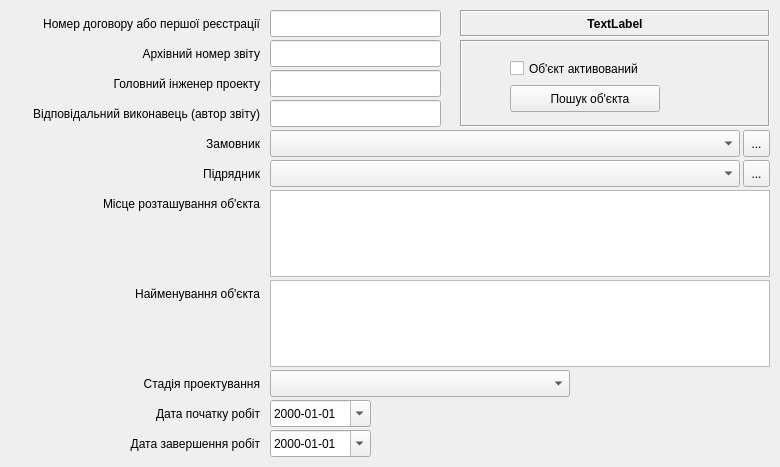
<?xml version="1.0" encoding="UTF-8"?>
<ui version="4.0">
 <class>Obekt_win</class>
 <widget class="QWidget" name="Obekt_win">
  <property name="geometry">
   <rect>
    <x>0</x>
    <y>0</y>
    <width>780</width>
    <height>467</height>
   </rect>
  </property>
  <property name="contextMenuPolicy">
   <enum>Qt::NoContextMenu</enum>
  </property>
  <property name="windowTitle">
   <string>Характеристика об'єкта</string>
  </property>
  <property name="windowIcon">
   <iconset>
    <normaloff>../icons/16x16/applications-engineering.png</normaloff>../icons/16x16/applications-engineering.png</iconset>
  </property>
  <widget class="QLabel" name="label_7">
   <property name="geometry">
    <rect>
     <x>10</x>
     <y>280</y>
     <width>250</width>
     <height>27</height>
    </rect>
   </property>
   <property name="frameShadow">
    <enum>QFrame::Plain</enum>
   </property>
   <property name="text">
    <string>Найменування об'єкта</string>
   </property>
   <property name="alignment">
    <set>Qt::AlignRight|Qt::AlignTrailing|Qt::AlignVCenter</set>
   </property>
  </widget>
  <widget class="QLabel" name="label_5">
   <property name="geometry">
    <rect>
     <x>10</x>
     <y>160</y>
     <width>250</width>
     <height>27</height>
    </rect>
   </property>
   <property name="frameShadow">
    <enum>QFrame::Plain</enum>
   </property>
   <property name="text">
    <string>Підрядник</string>
   </property>
   <property name="alignment">
    <set>Qt::AlignRight|Qt::AlignTrailing|Qt::AlignVCenter</set>
   </property>
  </widget>
  <widget class="QLineEdit" name="lineEdit">
   <property name="geometry">
    <rect>
     <x>270</x>
     <y>40</y>
     <width>171</width>
     <height>27</height>
    </rect>
   </property>
  </widget>
  <widget class="QLineEdit" name="lineEdit_2">
   <property name="geometry">
    <rect>
     <x>270</x>
     <y>70</y>
     <width>171</width>
     <height>27</height>
    </rect>
   </property>
  </widget>
  <widget class="QLabel" name="label">
   <property name="geometry">
    <rect>
     <x>10</x>
     <y>40</y>
     <width>250</width>
     <height>27</height>
    </rect>
   </property>
   <property name="frameShadow">
    <enum>QFrame::Plain</enum>
   </property>
   <property name="text">
    <string>Архівний номер звіту</string>
   </property>
   <property name="alignment">
    <set>Qt::AlignRight|Qt::AlignTrailing|Qt::AlignVCenter</set>
   </property>
  </widget>
  <widget class="QTextEdit" name="textEdit_2">
   <property name="geometry">
    <rect>
     <x>270</x>
     <y>280</y>
     <width>500</width>
     <height>87</height>
    </rect>
   </property>
   <property name="frameShape">
    <enum>QFrame::StyledPanel</enum>
   </property>
   <property name="tabChangesFocus">
    <bool>true</bool>
   </property>
  </widget>
  <widget class="QLabel" name="label_6">
   <property name="geometry">
    <rect>
     <x>10</x>
     <y>190</y>
     <width>250</width>
     <height>27</height>
    </rect>
   </property>
   <property name="frameShadow">
    <enum>QFrame::Plain</enum>
   </property>
   <property name="text">
    <string>Місце розташування об'єкта</string>
   </property>
   <property name="alignment">
    <set>Qt::AlignRight|Qt::AlignTrailing|Qt::AlignVCenter</set>
   </property>
  </widget>
  <widget class="QLabel" name="label_9">
   <property name="geometry">
    <rect>
     <x>10</x>
     <y>430</y>
     <width>250</width>
     <height>27</height>
    </rect>
   </property>
   <property name="frameShadow">
    <enum>QFrame::Plain</enum>
   </property>
   <property name="text">
    <string>Дата завершення робіт</string>
   </property>
   <property name="alignment">
    <set>Qt::AlignRight|Qt::AlignTrailing|Qt::AlignVCenter</set>
   </property>
  </widget>
  <widget class="QLineEdit" name="lineEdit_3">
   <property name="geometry">
    <rect>
     <x>270</x>
     <y>100</y>
     <width>171</width>
     <height>27</height>
    </rect>
   </property>
  </widget>
  <widget class="QLabel" name="label_3">
   <property name="geometry">
    <rect>
     <x>10</x>
     <y>100</y>
     <width>250</width>
     <height>27</height>
    </rect>
   </property>
   <property name="frameShadow">
    <enum>QFrame::Plain</enum>
   </property>
   <property name="text">
    <string>Відповідальний виконавець (автор звіту)</string>
   </property>
   <property name="alignment">
    <set>Qt::AlignRight|Qt::AlignTrailing|Qt::AlignVCenter</set>
   </property>
  </widget>
  <widget class="QLabel" name="label_4">
   <property name="geometry">
    <rect>
     <x>10</x>
     <y>130</y>
     <width>250</width>
     <height>27</height>
    </rect>
   </property>
   <property name="frameShadow">
    <enum>QFrame::Plain</enum>
   </property>
   <property name="text">
    <string>Замовник</string>
   </property>
   <property name="alignment">
    <set>Qt::AlignRight|Qt::AlignTrailing|Qt::AlignVCenter</set>
   </property>
  </widget>
  <widget class="QLabel" name="label_2">
   <property name="geometry">
    <rect>
     <x>10</x>
     <y>70</y>
     <width>250</width>
     <height>27</height>
    </rect>
   </property>
   <property name="frameShadow">
    <enum>QFrame::Plain</enum>
   </property>
   <property name="text">
    <string>Головний інженер проекту</string>
   </property>
   <property name="alignment">
    <set>Qt::AlignRight|Qt::AlignTrailing|Qt::AlignVCenter</set>
   </property>
  </widget>
  <widget class="QDateEdit" name="dateEdit_2">
   <property name="geometry">
    <rect>
     <x>270</x>
     <y>430</y>
     <width>101</width>
     <height>27</height>
    </rect>
   </property>
   <property name="displayFormat">
    <string>yyyy-MM-dd</string>
   </property>
   <property name="calendarPopup">
    <bool>true</bool>
   </property>
  </widget>
  <widget class="QDateEdit" name="dateEdit">
   <property name="geometry">
    <rect>
     <x>270</x>
     <y>400</y>
     <width>101</width>
     <height>27</height>
    </rect>
   </property>
   <property name="displayFormat">
    <string>yyyy-MM-dd</string>
   </property>
   <property name="calendarPopup">
    <bool>true</bool>
   </property>
  </widget>
  <widget class="QLabel" name="label_8">
   <property name="geometry">
    <rect>
     <x>10</x>
     <y>400</y>
     <width>250</width>
     <height>27</height>
    </rect>
   </property>
   <property name="frameShadow">
    <enum>QFrame::Plain</enum>
   </property>
   <property name="text">
    <string>Дата початку робіт</string>
   </property>
   <property name="alignment">
    <set>Qt::AlignRight|Qt::AlignTrailing|Qt::AlignVCenter</set>
   </property>
  </widget>
  <widget class="QTextEdit" name="textEdit">
   <property name="geometry">
    <rect>
     <x>270</x>
     <y>190</y>
     <width>500</width>
     <height>87</height>
    </rect>
   </property>
   <property name="frameShape">
    <enum>QFrame::StyledPanel</enum>
   </property>
   <property name="frameShadow">
    <enum>QFrame::Sunken</enum>
   </property>
   <property name="tabChangesFocus">
    <bool>true</bool>
   </property>
  </widget>
  <widget class="QLineEdit" name="lineEdit_6">
   <property name="geometry">
    <rect>
     <x>270</x>
     <y>10</y>
     <width>171</width>
     <height>27</height>
    </rect>
   </property>
  </widget>
  <widget class="QLabel" name="label_10">
   <property name="geometry">
    <rect>
     <x>10</x>
     <y>10</y>
     <width>250</width>
     <height>27</height>
    </rect>
   </property>
   <property name="frameShadow">
    <enum>QFrame::Plain</enum>
   </property>
   <property name="text">
    <string>Номер договору або першої реєстрації</string>
   </property>
   <property name="alignment">
    <set>Qt::AlignRight|Qt::AlignTrailing|Qt::AlignVCenter</set>
   </property>
  </widget>
  <widget class="QComboBox" name="comboBox">
   <property name="geometry">
    <rect>
     <x>270</x>
     <y>370</y>
     <width>300</width>
     <height>27</height>
    </rect>
   </property>
  </widget>
  <widget class="QLabel" name="label_11">
   <property name="geometry">
    <rect>
     <x>10</x>
     <y>370</y>
     <width>250</width>
     <height>27</height>
    </rect>
   </property>
   <property name="frameShadow">
    <enum>QFrame::Plain</enum>
   </property>
   <property name="text">
    <string>Стадія проектування</string>
   </property>
   <property name="alignment">
    <set>Qt::AlignRight|Qt::AlignTrailing|Qt::AlignVCenter</set>
   </property>
  </widget>
  <widget class="QLabel" name="label_12">
   <property name="geometry">
    <rect>
     <x>460</x>
     <y>10</y>
     <width>310</width>
     <height>27</height>
    </rect>
   </property>
   <property name="font">
    <font>
     <weight>75</weight>
     <bold>true</bold>
    </font>
   </property>
   <property name="locale">
    <locale language="Ukrainian" country="Ukraine"/>
   </property>
   <property name="frameShape">
    <enum>QFrame::Box</enum>
   </property>
   <property name="frameShadow">
    <enum>QFrame::Sunken</enum>
   </property>
   <property name="text">
    <string>TextLabel</string>
   </property>
   <property name="alignment">
    <set>Qt::AlignCenter</set>
   </property>
  </widget>
  <widget class="QFrame" name="frame">
   <property name="geometry">
    <rect>
     <x>460</x>
     <y>40</y>
     <width>310</width>
     <height>87</height>
    </rect>
   </property>
   <property name="frameShape">
    <enum>QFrame::Box</enum>
   </property>
   <property name="frameShadow">
    <enum>QFrame::Sunken</enum>
   </property>
   <widget class="QPushButton" name="pushButton">
    <property name="geometry">
     <rect>
      <x>50</x>
      <y>45</y>
      <width>150</width>
      <height>27</height>
     </rect>
    </property>
    <property name="text">
     <string>   Пошук об'єкта</string>
    </property>
    <property name="icon">
     <iconset>
      <normaloff>../icons/16x16/actions/system-search.png</normaloff>../icons/16x16/actions/system-search.png</iconset>
    </property>
    <property name="iconSize">
     <size>
      <width>16</width>
      <height>16</height>
     </size>
    </property>
   </widget>
   <widget class="QCheckBox" name="checkBox">
    <property name="geometry">
     <rect>
      <x>50</x>
      <y>15</y>
      <width>150</width>
      <height>27</height>
     </rect>
    </property>
    <property name="text">
     <string>Об'єкт активований</string>
    </property>
    <property name="checkable">
     <bool>true</bool>
    </property>
    <property name="autoExclusive">
     <bool>true</bool>
    </property>
   </widget>
   <widget class="QLabel" name="label_13">
    <property name="geometry">
     <rect>
      <x>240</x>
      <y>11</y>
      <width>64</width>
      <height>64</height>
     </rect>
    </property>
    <property name="text">
     <string/>
    </property>
    <property name="pixmap">
     <pixmap>../icons/64/deactiv.png</pixmap>
    </property>
   </widget>
  </widget>
  <widget class="QComboBox" name="comboBox_2">
   <property name="geometry">
    <rect>
     <x>270</x>
     <y>160</y>
     <width>470</width>
     <height>27</height>
    </rect>
   </property>
  </widget>
  <widget class="QToolButton" name="toolButton">
   <property name="geometry">
    <rect>
     <x>743</x>
     <y>160</y>
     <width>27</width>
     <height>27</height>
    </rect>
   </property>
   <property name="toolTip">
    <string>Внести зміни до списку Підрядників</string>
   </property>
   <property name="statusTip">
    <string>Внесення змін до списку Підрядників</string>
   </property>
   <property name="text">
    <string>...</string>
   </property>
  </widget>
  <widget class="QComboBox" name="comboBox_3">
   <property name="geometry">
    <rect>
     <x>270</x>
     <y>130</y>
     <width>470</width>
     <height>27</height>
    </rect>
   </property>
  </widget>
  <widget class="QToolButton" name="toolButton_2">
   <property name="geometry">
    <rect>
     <x>743</x>
     <y>130</y>
     <width>27</width>
     <height>27</height>
    </rect>
   </property>
   <property name="toolTip">
    <string>Внести зміни до списку Підрядників</string>
   </property>
   <property name="statusTip">
    <string>Внесення змін до списку Підрядників</string>
   </property>
   <property name="text">
    <string>...</string>
   </property>
  </widget>
 </widget>
 <tabstops>
  <tabstop>lineEdit_6</tabstop>
  <tabstop>lineEdit</tabstop>
  <tabstop>lineEdit_2</tabstop>
  <tabstop>lineEdit_3</tabstop>
  <tabstop>comboBox_3</tabstop>
  <tabstop>toolButton_2</tabstop>
  <tabstop>comboBox_2</tabstop>
  <tabstop>toolButton</tabstop>
  <tabstop>textEdit</tabstop>
  <tabstop>textEdit_2</tabstop>
  <tabstop>comboBox</tabstop>
  <tabstop>dateEdit</tabstop>
  <tabstop>dateEdit_2</tabstop>
  <tabstop>checkBox</tabstop>
  <tabstop>pushButton</tabstop>
 </tabstops>
 <resources/>
 <connections/>
</ui>
